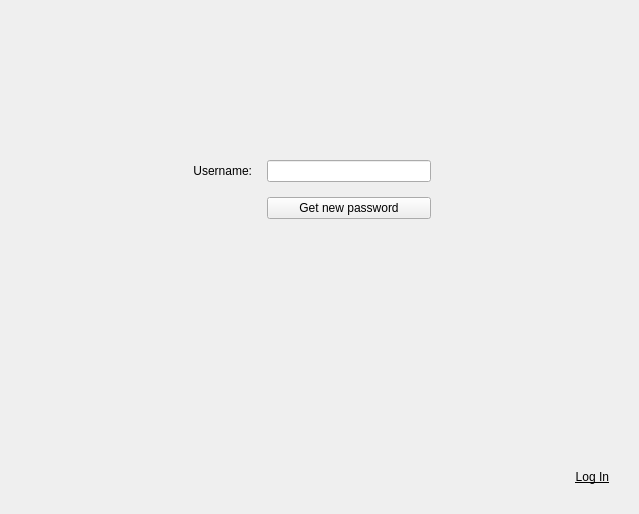
<?xml version="1.0" encoding="UTF-8"?>
<ui version="4.0">
 <class>PasswordWgt</class>
 <widget class="QWidget" name="PasswordWgt">
  <property name="geometry">
   <rect>
    <x>0</x>
    <y>0</y>
    <width>639</width>
    <height>514</height>
   </rect>
  </property>
  <property name="windowTitle">
   <string>Form</string>
  </property>
  <layout class="QGridLayout" name="gridLayout">
   <property name="leftMargin">
    <number>30</number>
   </property>
   <property name="topMargin">
    <number>160</number>
   </property>
   <property name="rightMargin">
    <number>30</number>
   </property>
   <property name="bottomMargin">
    <number>30</number>
   </property>
   <property name="spacing">
    <number>15</number>
   </property>
   <item row="0" column="1">
    <widget class="QLabel" name="labelUsername">
     <property name="focusPolicy">
      <enum>Qt::NoFocus</enum>
     </property>
     <property name="text">
      <string>Username:</string>
     </property>
     <property name="alignment">
      <set>Qt::AlignRight|Qt::AlignTrailing|Qt::AlignVCenter</set>
     </property>
     <property name="NotLinkLoginSign" stdset="0">
      <bool>true</bool>
     </property>
    </widget>
   </item>
   <item row="1" column="2">
    <widget class="QPushButton" name="pushButtonPassword">
     <property name="focusPolicy">
      <enum>Qt::StrongFocus</enum>
     </property>
     <property name="text">
      <string>Get new password</string>
     </property>
    </widget>
   </item>
   <item row="2" column="2">
    <spacer name="verticalSpacer">
     <property name="orientation">
      <enum>Qt::Vertical</enum>
     </property>
     <property name="sizeHint" stdset="0">
      <size>
       <width>20</width>
       <height>235</height>
      </size>
     </property>
    </spacer>
   </item>
   <item row="0" column="2">
    <widget class="QLineEdit" name="lineEditUsername"/>
   </item>
   <item row="0" column="0">
    <spacer name="horizontalSpacer">
     <property name="orientation">
      <enum>Qt::Horizontal</enum>
     </property>
     <property name="sizeHint" stdset="0">
      <size>
       <width>159</width>
       <height>20</height>
      </size>
     </property>
    </spacer>
   </item>
   <item row="2" column="3">
    <widget class="QLabel" name="labelLogin">
     <property name="focusPolicy">
      <enum>Qt::NoFocus</enum>
     </property>
     <property name="text">
      <string>&lt;a href=&quot;#browse_output&quot;&gt;&lt;span style=&quot; text-decoration: underline; color:black;&quot;&gt;Log In&lt;/span&gt;&lt;/a&gt;</string>
     </property>
     <property name="alignment">
      <set>Qt::AlignBottom|Qt::AlignRight|Qt::AlignTrailing</set>
     </property>
     <property name="textInteractionFlags">
      <set>Qt::TextBrowserInteraction</set>
     </property>
     <property name="LoginSignUp" stdset="0">
      <bool>true</bool>
     </property>
    </widget>
   </item>
   <item row="0" column="3">
    <spacer name="horizontalSpacer_2">
     <property name="orientation">
      <enum>Qt::Horizontal</enum>
     </property>
     <property name="sizeHint" stdset="0">
      <size>
       <width>159</width>
       <height>20</height>
      </size>
     </property>
    </spacer>
   </item>
  </layout>
 </widget>
 <resources/>
 <connections/>
</ui>
